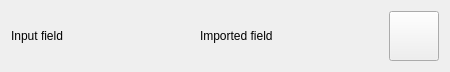
<?xml version="1.0" encoding="UTF-8"?>
<ui version="4.0">
 <class>Form</class>
 <widget class="QWidget" name="Form">
  <property name="geometry">
   <rect>
    <x>0</x>
    <y>0</y>
    <width>450</width>
    <height>68</height>
   </rect>
  </property>
  <property name="sizePolicy">
   <sizepolicy hsizetype="MinimumExpanding" vsizetype="Minimum">
    <horstretch>0</horstretch>
    <verstretch>0</verstretch>
   </sizepolicy>
  </property>
  <property name="windowTitle">
   <string>Form</string>
  </property>
  <property name="styleSheet">
   <string notr="true"/>
  </property>
  <layout class="QGridLayout" name="gridLayout" columnstretch="1,1,0" rowminimumheight="0">
   <property name="verticalSpacing">
    <number>6</number>
   </property>
   <item row="0" column="2">
    <widget class="QPushButton" name="addFieldButton">
     <property name="sizePolicy">
      <sizepolicy hsizetype="Minimum" vsizetype="Minimum">
       <horstretch>0</horstretch>
       <verstretch>0</verstretch>
      </sizepolicy>
     </property>
     <property name="minimumSize">
      <size>
       <width>50</width>
       <height>50</height>
      </size>
     </property>
     <property name="text">
      <string/>
     </property>
     <property name="icon">
      <iconset>
       <normaloff>:/plugins/paddock_power/images/new.png</normaloff>:/plugins/paddock_power/images/new.png</iconset>
     </property>
     <property name="iconSize">
      <size>
       <width>16</width>
       <height>16</height>
      </size>
     </property>
    </widget>
   </item>
   <item row="0" column="1">
    <widget class="QLabel" name="targetFieldLabel">
     <property name="sizePolicy">
      <sizepolicy hsizetype="MinimumExpanding" vsizetype="Minimum">
       <horstretch>1</horstretch>
       <verstretch>0</verstretch>
      </sizepolicy>
     </property>
     <property name="text">
      <string>Imported field</string>
     </property>
     <property name="alignment">
      <set>Qt::AlignLeading|Qt::AlignLeft|Qt::AlignVCenter</set>
     </property>
    </widget>
   </item>
   <item row="0" column="0">
    <widget class="QLabel" name="importFieldLabel">
     <property name="sizePolicy">
      <sizepolicy hsizetype="MinimumExpanding" vsizetype="Minimum">
       <horstretch>1</horstretch>
       <verstretch>0</verstretch>
      </sizepolicy>
     </property>
     <property name="text">
      <string>Input field</string>
     </property>
     <property name="alignment">
      <set>Qt::AlignLeading|Qt::AlignLeft|Qt::AlignVCenter</set>
     </property>
    </widget>
   </item>
  </layout>
 </widget>
 <resources/>
 <connections/>
</ui>
